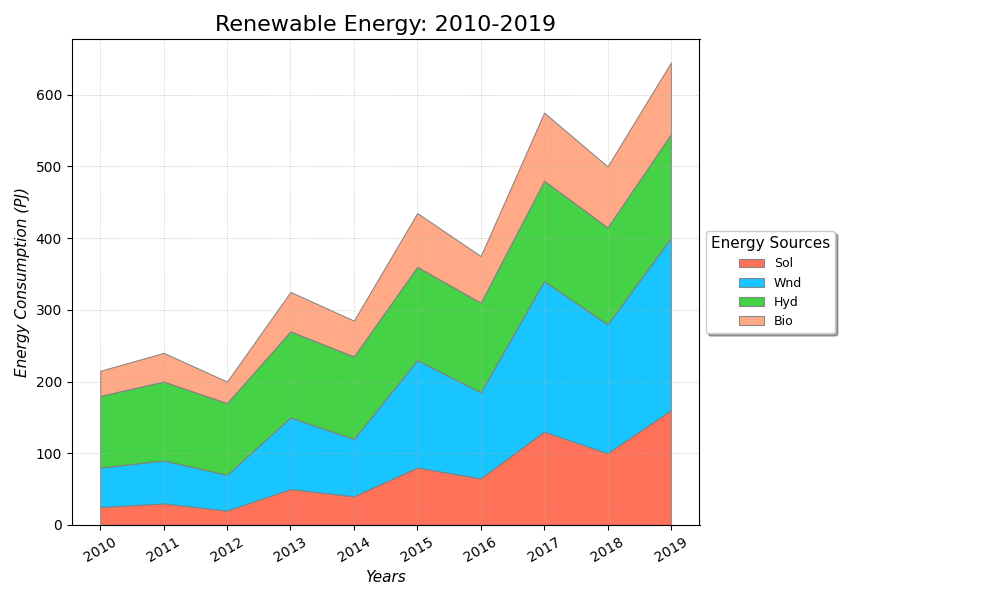

The script that drew this image:
import matplotlib.pyplot as plt
import numpy as np

years = np.arange(2010, 2020)
solar_energy = [25, 30, 20, 50, 40, 80, 65, 130, 100, 160]
wind_energy = [55, 60, 50, 100, 80, 150, 120, 210, 180, 240]
hydro_energy = [100, 110, 100, 120, 115, 130, 125, 140, 135, 145]
bioenergy = [35, 40, 30, 55, 50, 75, 65, 95, 85, 100]

energy_data = np.vstack([solar_energy, wind_energy, hydro_energy, bioenergy])

fig, ax = plt.subplots(figsize=(10, 6))

ax.stackplot(years, energy_data, labels=['Sol', 'Wnd', 'Hyd', 'Bio'],
             colors=['#ff6347', '#00bfff', '#32cd32', '#ffa07a'], alpha=0.9,
             edgecolor='gray', linestyle='-', linewidth=0.8)

ax.set_title('Renewable Energy: 2010-2019', fontsize=16, fontweight='normal')
ax.set_xlabel('Years', fontsize=11, style='italic')
ax.set_ylabel('Energy Consumption (PJ)', fontsize=11, style='italic')

ax.grid(True, linestyle=':', linewidth=0.7, alpha=0.7)

ax.legend(loc='center left', bbox_to_anchor=(1, 0.5), title='Energy Sources',
          fontsize=9, title_fontsize='11', fancybox=True, shadow=True)

plt.xticks(years, rotation=30)
plt.tight_layout(rect=[0, 0, 0.85, 1])

plt.show()
